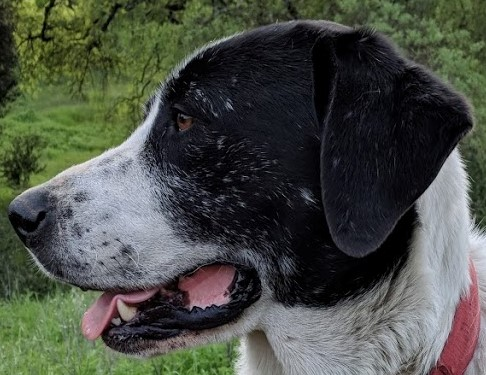
#> input picture python-for-computer-vision-with-opencv-and-deep-learning/05_ObjectDetection/sammy_face.jpg, 486 x 375 px
$ jupyter execute 03_EdgeDetection.ipynb   (shell and % lines are left out)
#> lines starting #> are read from the running program, lines starting #| are printed output that depends on the picture; after the words box and inside, x2 and y2 are one past the last pixel; in counts of white or black regions, pixels touching at a corner belong together
# Canny Edge Detection

#### Smooth the image using gaussian blur to remove noise and unwanted details

[cell 1]
import cv2
import numpy as np
import matplotlib.pyplot as plt

[cell 2]
img = cv2.imread('sammy_face.jpg')
#> img is the input picture: shape (375, 486, 3); mean B, G, R 70, 78.7, 74.2
plt.imshow(img)

[cell 3]
edges = cv2.Canny(image=img, threshold1=127, threshold2=127)
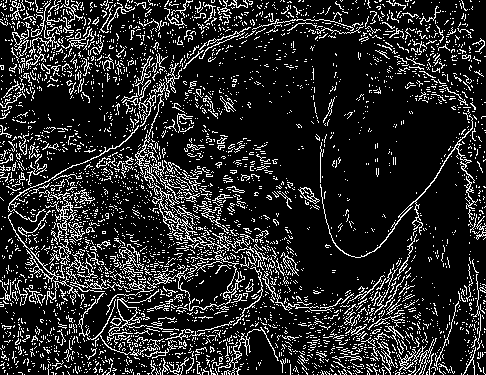
#> edges: shape (375, 486); 15.6% white in thin lines or dots
plt.imshow(edges)

[cell 4]
edges = cv2.Canny(image=img, threshold1=100, threshold2=200)
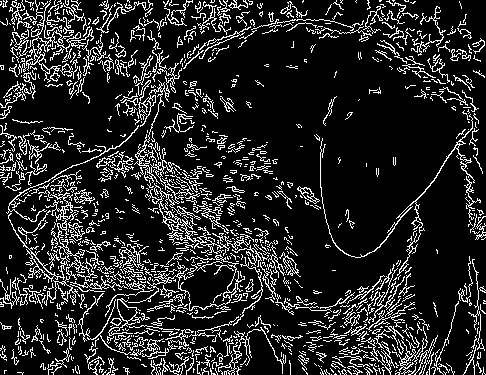
#> edges: shape (375, 486); 14.9% white in thin lines or dots
plt.imshow(edges)

[cell 5]
edges = cv2.Canny(image=img, threshold1=0, threshold2=255)
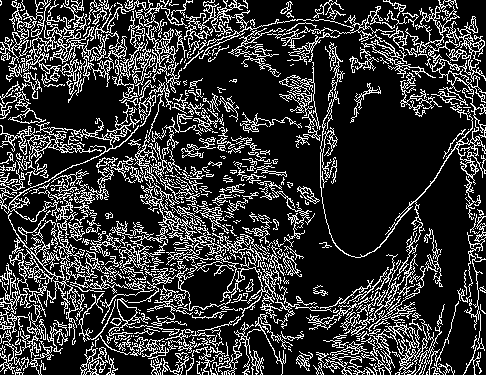
#> edges: shape (375, 486); 21% white in thin lines or dots
plt.imshow(edges)

### Tips in selecting threshold
https://stackoverflow.com/questions/25125670/best-value-for-threshold-in-canny

[cell 6]
# Calculate the median pixel value
med_val = np.median(img)
#> med_val = 64
# Lower bound is either 0 or 70% of the median value, whicever is higher
lower = int(max(0, 0.7* med_val))
#> lower = 44
# Upper bound is either 255 or 30% above the median value, whichever is lower
upper = int(min(255,1.3 * med_val))
#> upper = 83

[cell 7]
edges = cv2.Canny(image=img, threshold1=lower , threshold2=upper)
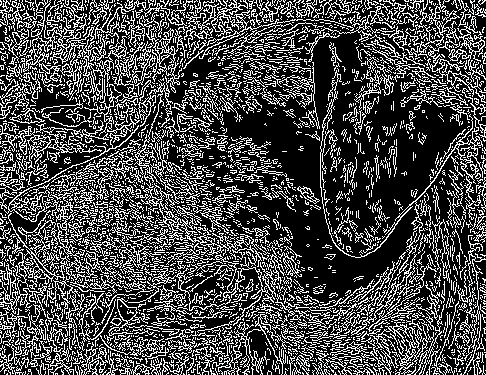
#> edges: shape (375, 486); 28.7% white in thin lines or dots
plt.imshow(edges)

#### Looks like this is not helping. We will blur and try

[cell 8]
blurred_img = cv2.blur(img,ksize=(5,5))
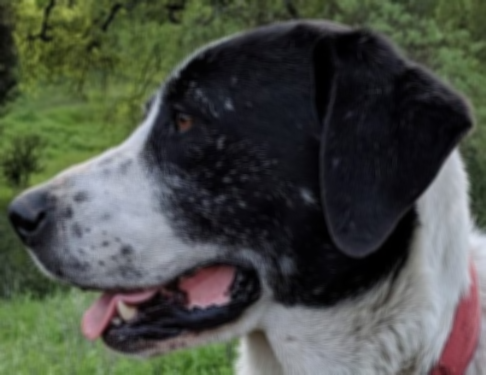
#> blurred_img: shape (375, 486, 3); mean B, G, R 70, 78.7, 74.2

[cell 9]
edges = cv2.Canny(image=blurred_img, threshold1=lower , threshold2=upper)
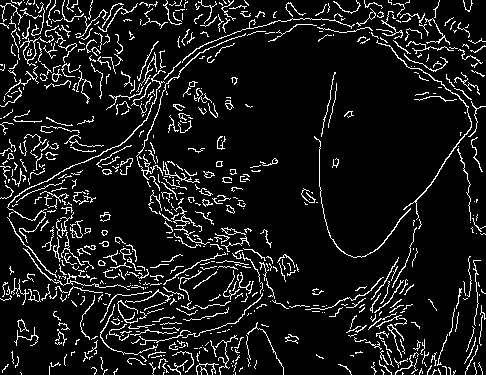
#> edges: shape (375, 486); 9.4% white in thin lines or dots
plt.imshow(edges)

[cell 10]
edges = cv2.Canny(image=blurred_img, threshold1=lower , threshold2=upper+50)
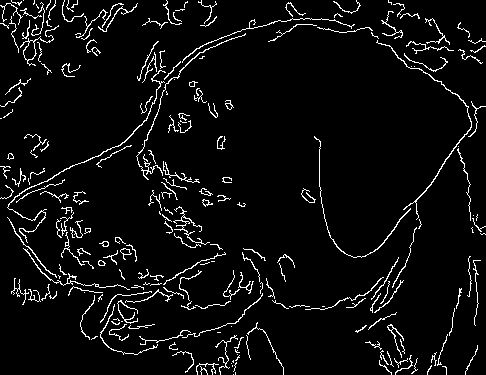
#> edges: shape (375, 486); 5.3% white in thin lines or dots
plt.imshow(edges)

$ run again, with python-for-computer-vision-with-opencv-and-deep-learning/05_ObjectDetection/Denis_Mukwege.jpg copied over python-for-computer-vision-with-opencv-and-deep-learning/05_ObjectDetection/sammy_face.jpg
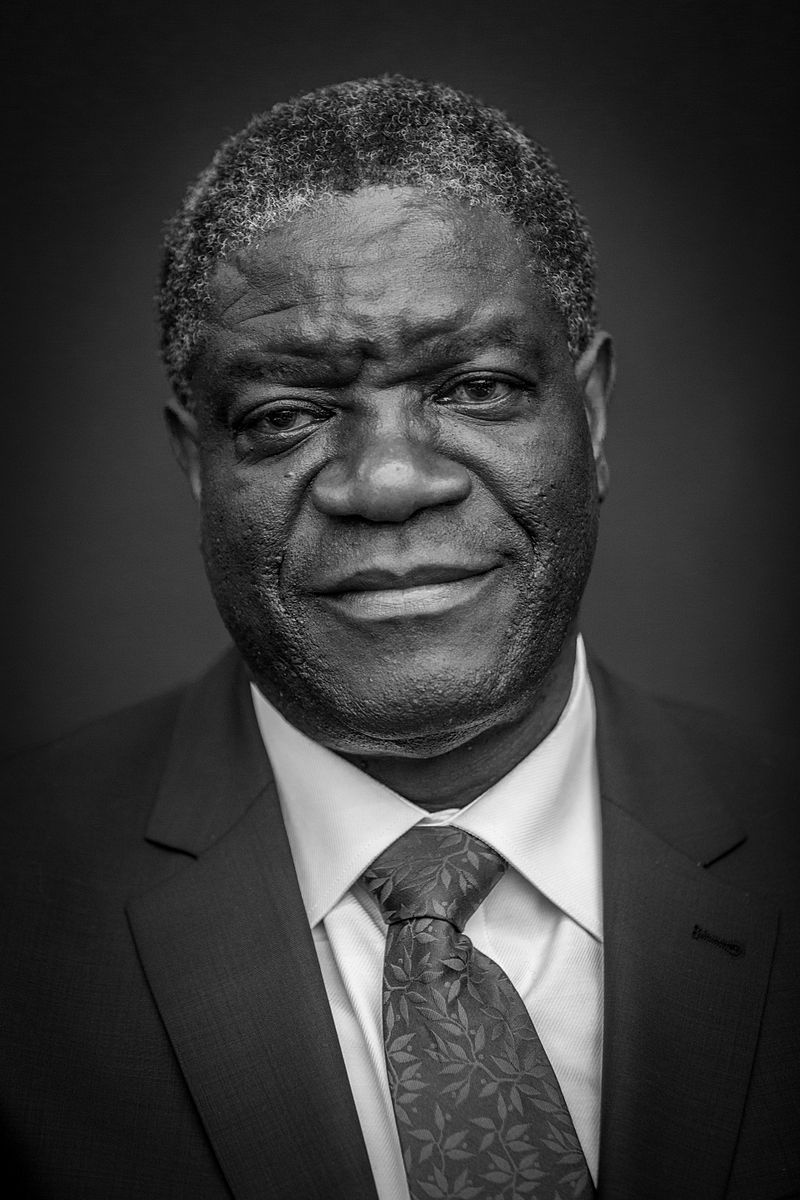
#> input picture python-for-computer-vision-with-opencv-and-deep-learning/05_ObjectDetection/Denis_Mukwege.jpg, 800 x 1200 px
#> img is the input picture: shape (1200, 800, 3); min 0, max 255, mean 58.8
#> `edges = cv2.Canny(image=img, threshold1=0, threshold2=255)`:
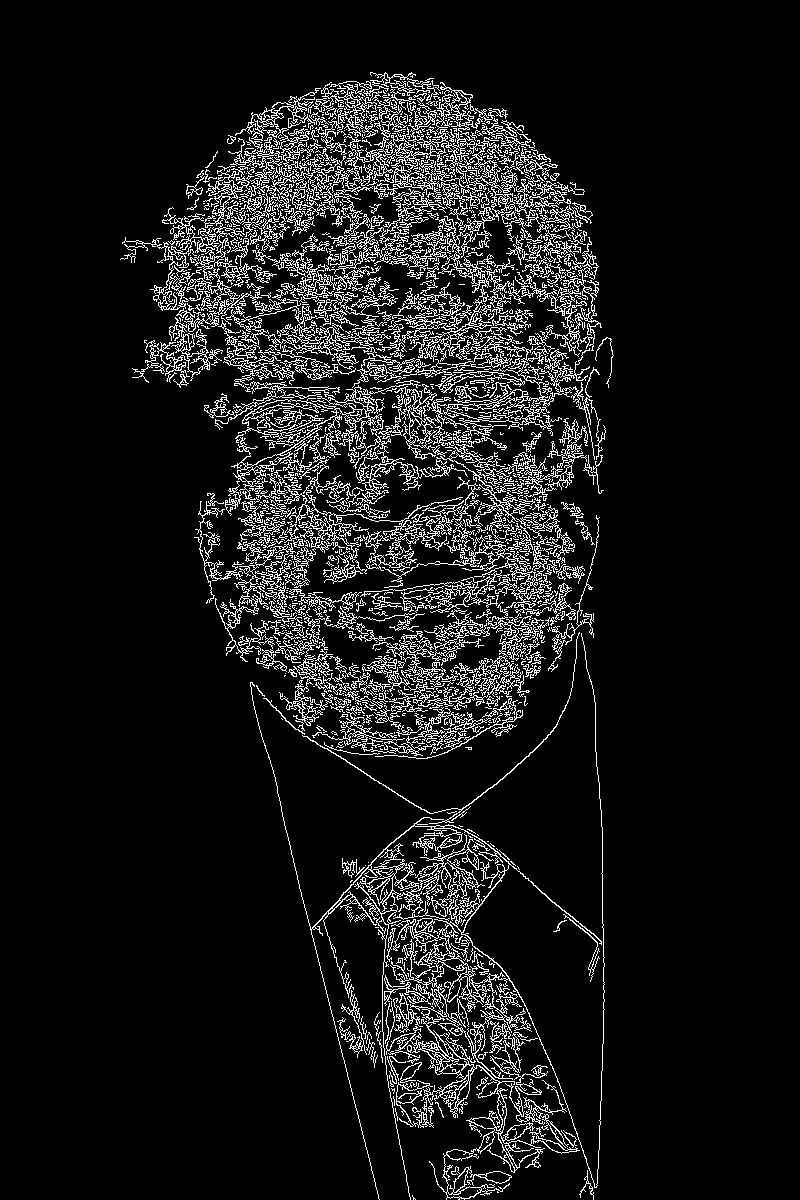
#> edges: shape (1200, 800); 9.1% white in thin lines or dots, all inside (x1, y1, x2, y2) = (120, 72, 614, 1200)
#> med_val = 43
#> lower = 30
#> upper = 55
#> `edges = cv2.Canny(image=blurred_img, threshold1=lower , threshold2=upp..`:
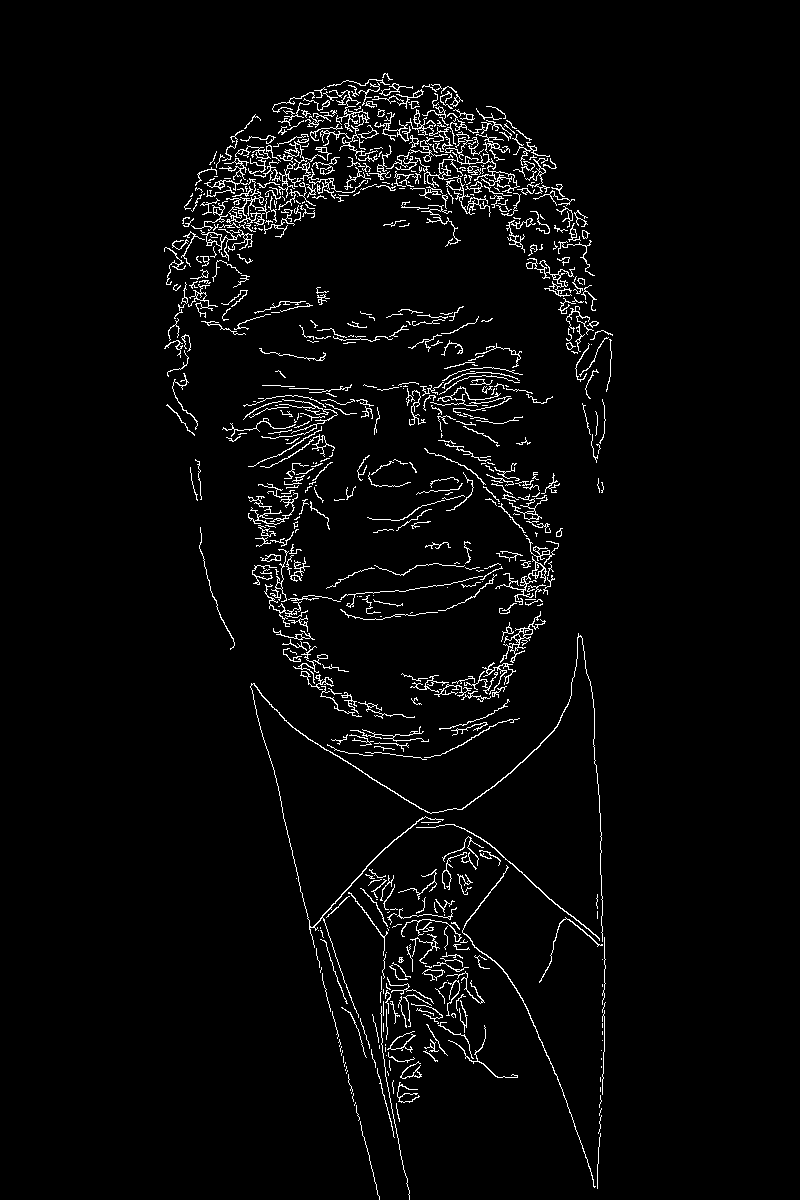
#> edges: shape (1200, 800); 3.4% white in thin lines or dots, all inside (x1, y1, x2, y2) = (164, 73, 613, 1200)

$ run again, with python-for-computer-vision-with-opencv-and-deep-learning/05_ObjectDetection/Nadia_Murad.jpg copied over python-for-computer-vision-with-opencv-and-deep-learning/05_ObjectDetection/sammy_face.jpg
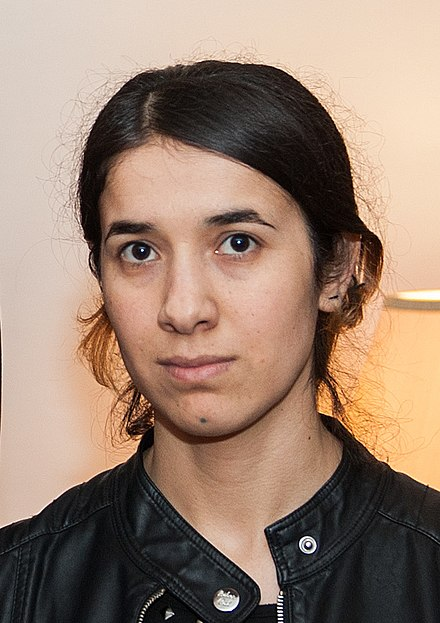
#> input picture python-for-computer-vision-with-opencv-and-deep-learning/05_ObjectDetection/Nadia_Murad.jpg, 440 x 623 px
#> img is the input picture: shape (623, 440, 3); mean B, G, R 112.7, 129.2, 153.8
#> `edges = cv2.Canny(image=img, threshold1=0, threshold2=255)`:
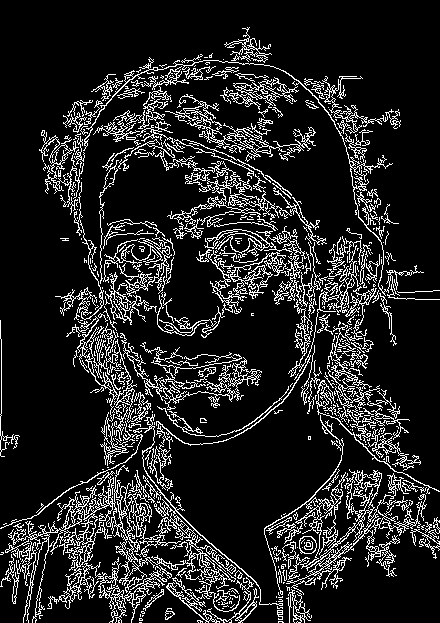
#> edges: shape (623, 440); 13.8% white in thin lines or dots
#> med_val = 151
#> lower = 105
#> upper = 196
#> `edges = cv2.Canny(image=blurred_img, threshold1=lower , threshold2=upp..`:
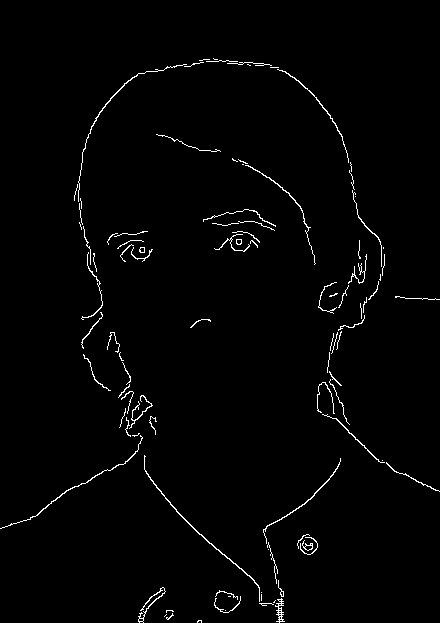
#> edges: shape (623, 440); 1.6% white in thin lines or dots

$ run again, with python-for-computer-vision-with-opencv-and-deep-learning/05_ObjectDetection/real_chessboard.jpg copied over python-for-computer-vision-with-opencv-and-deep-learning/05_ObjectDetection/sammy_face.jpg
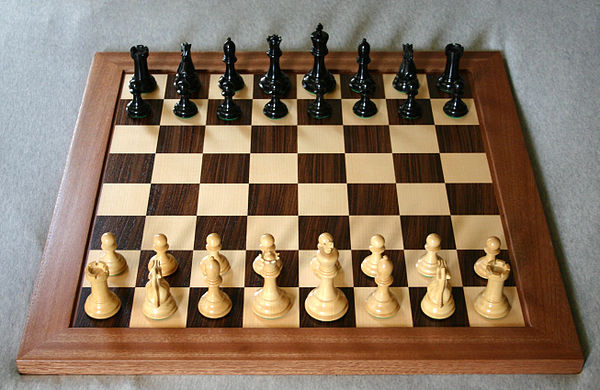
#> input picture python-for-computer-vision-with-opencv-and-deep-learning/05_ObjectDetection/real_chessboard.jpg, 600 x 390 px
#> img is the input picture: shape (390, 600, 3); mean B, G, R 98.1, 117.7, 137.5
#> med_val = 132
#> lower = 92
#> upper = 171
#> `edges = cv2.Canny(image=blurred_img, threshold1=lower , threshold2=upp..`:
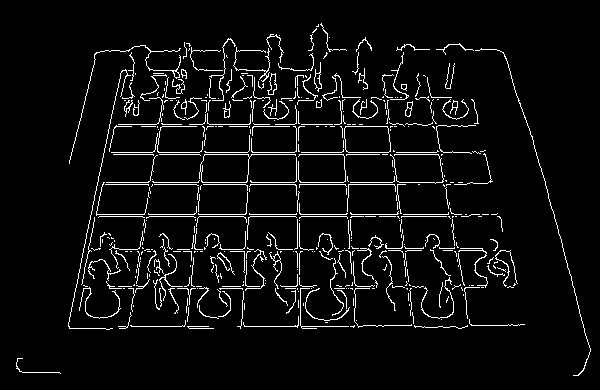
#> edges: shape (390, 600); 5.2% white in thin lines or dots, all inside (x1, y1, x2, y2) = (16, 23, 591, 376)
